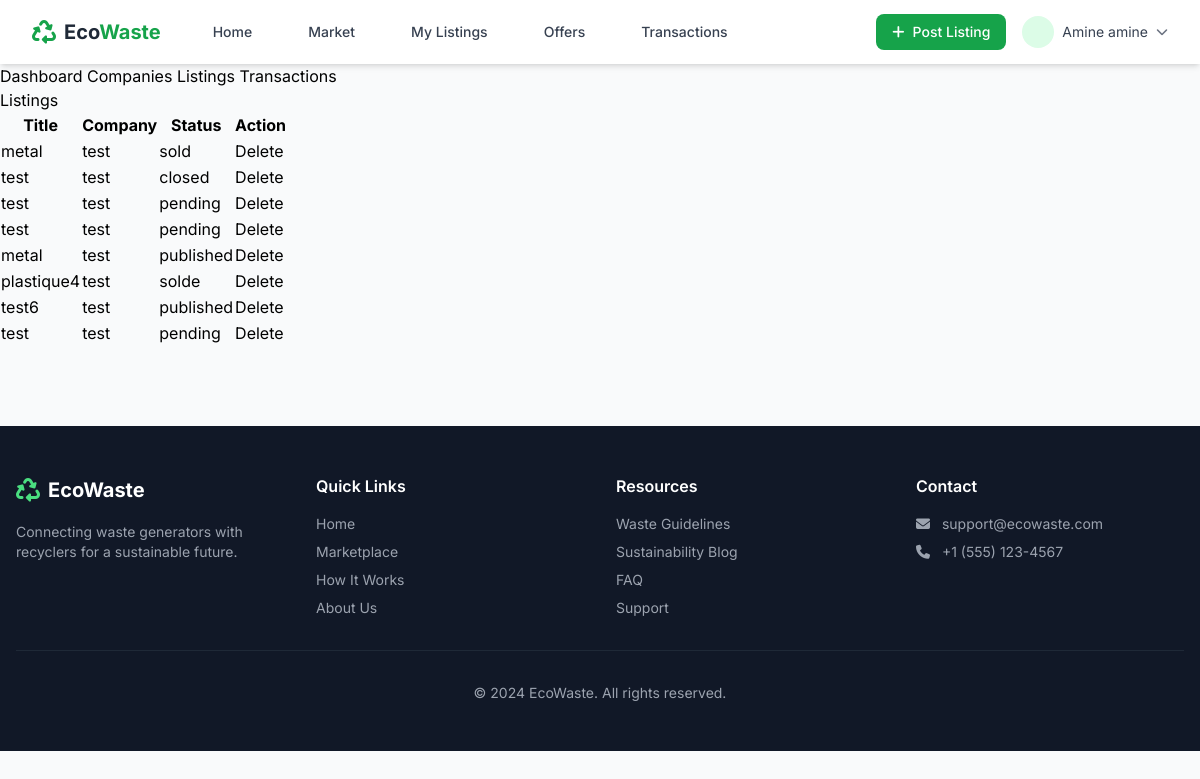
Screenshot of /admin/listings (signed in) with the database file from the repository.
### app/auth/models.py (models this page shows, shortened)
class User(db.Model,UserMixin):
    __tablename__ = 'user'
    id = db.Column(db.Integer(),primary_key=True)
    company_id = db.Column(db.Integer(),db.ForeignKey('company.id'))
    full_name = db.Column(db.String(length=30),nullable=False)
    phone = db.Column(db.String(length=30),nullable=False)
    email = db.Column(db.String(length=50),nullable=False,index=True)
    email_verified=db.Column(db.Boolean(),default=False)
    password_hash=db.Column(db.String(length=50),nullable=False)
    role = db.Column(db.String(length=30),nullable=False)  # owner, manager, employee
    authorized=db.Column(db.Boolean(),default=True)
    created_at = db.Column(db.DateTime(timezone=True), server_default=db.func.now())
    owned_company = db.relationship("Company", back_populates="users")
    items = db.relationship('Item', back_populates='owned_user',lazy=True)
    transactions_as_seller_manager = db.relationship('Transaction',foreign_keys='Transaction.seller_manager_id', back_populates='seller_manager',lazy=True)
    transactions_as_buyer_manager = db.relationship('Transaction',foreign_keys='Transaction.buyer_manager_id',  back_populates='buyer_manager',lazy=True)
    @property
    def password(self):
        return self.password

class Company(db.Model):
    id = db.Column(db.Integer(),primary_key=True)
    name = db.Column(db.String(length=30),nullable=False,unique=True)
    email = db.Column(db.String(200))
    phone = db.Column(db.String(50))
    website = db.Column(db.String(200))
    address = db.Column(db.String(length=30),nullable=False)
    country = db.Column(db.String(length=30),nullable=False)
    city = db.Column(db.String(length=30),nullable=False)
    company_type = db.Column(db.String(length=30),nullable=False) #generator, recycler, trader
    activity = db.Column(db.String(length=30),nullable=False)
    rc = db.Column(db.String(length=30))
    nif = db.Column(db.String(length=30))
    nis = db.Column(db.String(length=30))
    referal = db.Column(db.String(length=30))
    verified=db.Column(db.String(),default="pending")
    created_at = db.Column(db.DateTime(timezone=True), server_default=db.func.now())
    items = db.relationship('Item', back_populates='owned_company',lazy=True)
    users = db.relationship('User', back_populates='owned_company',lazy=True)
    buy_transactions=db.relationship('Transaction', back_populates='buyer_company',foreign_keys="Transaction.buyer_company_id",lazy=True)
    sell_transactions=db.relationship('Transaction', back_populates='seller_company',foreign_keys="Transaction.seller_company_id",lazy=True)
    offers = db.relationship("Offer",foreign_keys="Offer.sender_company_id",back_populates="sender_company",lazy=True)

### app/listings/models.py (models this page shows, shortened)
class Item(db.Model):
    id=db.Column(db.Integer(),primary_key=True)
    company_id= db.Column(db.Integer(),db.ForeignKey('company.id'))
    category_id= db.Column(db.Integer(),db.ForeignKey('category.id'))
    user_id=db.Column(db.Integer(),db.ForeignKey('user.id'))
    name=db.Column(db.String(length=30),nullable=False)
    description=db.Column(db.String(length=1024))
    unit= db.Column(db.String(length=30),nullable=False)
    quantity= db.Column(db.Integer(),nullable=False)
    price_negotiable = db.Column(db.Boolean, default=True)
    minimum_order = db.Column(db.Numeric(10, 2), default=0)
    views=db.Column(db.Integer())
    pickup_address=db.Column(db.String(length=30))
    pickup_city=db.Column(db.String(length=30))
    pickup_country=db.Column(db.String(length=30))
    sell_type=db.Column(db.String(length=30))
    price=db.Column(db.Integer(),nullable=False)
    status=db.Column(db.String(length=30),default="pending") #active/closed/sold
    expires_at= db.Column(db.DateTime())
    created_at = db.Column(db.DateTime(timezone=True), server_default=db.func.now())
    images=db.relationship('Image',backref='owned_item',lazy=True)
    offers=db.relationship('Offer',backref='owned_item',lazy=True)
    views=db.relationship('View',backref='owned_item',lazy=True)
    owned_user = db.relationship("User", back_populates="items")
    owned_company = db.relationship("Company", back_populates="items")
    owned_category=db.relationship("Category",back_populates="items")
    offers = db.relationship('Offer', back_populates='owned_offer',lazy=True)
    transactions = db.relationship('Transaction', back_populates='listing',lazy=True)
    images = db.relationship('Image', back_populates='owned_image',lazy=True)
    qualities = db.relationship('Item_quality_values', back_populates='owned_item',lazy=True)

### app/routes.py (the view)
@app.route("/admin/listings")
@login_required
def admin_listings_page():
    listings = Item.query.all()
    return render_template("admin/listings.html", listings=listings)

### app/auth/models.py (called while the page is built)
@login_manager.user_loader
def load_user(user_id):
    return User.query.get(int(user_id))

### app/templates/admin/listings.html (shortened to what this page needs)
{%extends'base.html' %}
{% block content%}
<div class="row">
    {% include 'admin/side_bar.html' %}
    <div class="col">
        <h3>Listings</h3>
<table class="table">
<tr>
<th>Title</th>
<th>Company</th>
<th>Status</th>
<th>Action</th>
</tr>
{% for l in listings %}
<tr>
<td>{{ l.name }}</td>
<td>{{ l.owned_company.name }}</td>
<td>{{ l.status }}</td>
<td>
<a href="/admin/listing/{{ l.id }}/delete" class="btn btn-danger btn-sm">
Delete
</a>
</td>
</tr>
{% endfor %}
</table>
    </div>
</div>
{% endblock%}

### app/templates/base.html (shortened to what this page needs)
<!DOCTYPE html>
<html lang="en">
<head>
    <script src="https://cdn.tailwindcss.com"></script>
    <link rel="stylesheet" href="https://cdnjs.cloudflare.com/ajax/libs/font-awesome/6.4.0/css/all.min.css">
</head>
<body class="bg-gray-50">
    <nav class="bg-white shadow-md sticky top-0 z-50">
        <div class="max-w-7xl mx-auto px-4 sm:px-6 lg:px-8">
            <div class="flex justify-between h-16">
                <div class="flex items-center">
                    <a href="{{ url_for('dashboard_page') }}" class="flex items-center space-x-2">
                        <i class="fas fa-recycle text-2xl text-green-600"></i>
                        <span class="font-bold text-xl text-gray-800">Eco<span class="text-green-600">Waste</span></span>
                    </a>
                    <div class="hidden md:flex ml-10 space-x-8">
                        <a href="{{ url_for('home_page') }}" class="text-gray-700 hover:text-green-600 px-3 py-2 text-sm font-medium {% if request.endpoint == 'main.index' %}text-green-600 border-b-2 border-green-600{% endif %}">
                            Home
                        </a>
                        <a  href="{{url_for('listings.market_category')}}" class="text-gray-700 hover:text-green-600 px-3 py-2 text-sm font-medium ">
                            Market
                        </a>
                        {% if current_user.is_authenticated %}
                        <a href="{{ url_for('listings.listings') }}" class="text-gray-700 hover:text-green-600 px-3 py-2 text-sm font-medium">
                            My Listings
                        </a>
                        <a href="{{ url_for('offers_page') }}" class="text-gray-700 hover:text-green-600 px-3 py-2 text-sm font-medium">
                            Offers
                        </a>
                        <a href="{{ url_for('transactions_page') }}" class="text-gray-700 hover:text-green-600 px-3 py-2 text-sm font-medium">
                            Transactions
                        </a>
                        {% endif %}
                    </div>
                </div>
                <div class="flex items-center space-x-4">
                    {% if current_user.is_authenticated %}
                    <a href="{{ url_for('listings.post',category_id=1) }}" class="bg-green-600 text-white px-4 py-2 rounded-lg text-sm font-medium hover:bg-green-700 transition">
                        <i class="fas fa-plus mr-2"></i>Post Listing
                    </a>
                    <div class="relative group">
                        <button class="flex items-center space-x-2 focus:outline-none">
                            {% if current_user.avatar_url %}
                            <img src="{{ current_user.avatar_url }}" class="w-8 h-8 rounded-full object-cover">
                            {% else %}
                            <div class="w-8 h-8 rounded-full bg-green-100 flex items-center justify-center">
                            </div>
                            {% endif %}
                            <span class="text-sm text-gray-700 hidden md:inline">{{ current_user.full_name }}</span>
                            <i class="fas fa-chevron-down text-xs text-gray-500"></i>
                        </button>
                    </div>
                    {% endif %}
                </div>
            </div>
        </div>
    </nav>
    <main>
        {% block content %}{% endblock %}
    </main>
    <footer class="bg-gray-900 text-white mt-20">
        <div class="max-w-7xl mx-auto px-4 py-12">
            <div class="grid grid-cols-1 md:grid-cols-4 gap-8">
                <div>
                    <div class="flex items-center space-x-2 mb-4">
                        <i class="fas fa-recycle text-2xl text-green-400"></i>
                        <span class="font-bold text-xl">EcoWaste</span>
                    </div>
                    <p class="text-gray-400 text-sm">Connecting waste generators with recyclers for a sustainable future.</p>
                </div>
                <div>
                    <h3 class="font-semibold mb-4">Quick Links</h3>
                    <ul class="space-y-2 text-sm text-gray-400">
                        <li><a href="{{ url_for('home_page') }}" class="hover:text-green-400">Home</a></li>
                        <li><a href="{{ url_for('listings.market_category') }}" class="hover:text-green-400">Marketplace</a></li>
                        <li><a href="#" class="hover:text-green-400">How It Works</a></li>
                        <li><a href="#" class="hover:text-green-400">About Us</a></li>
                    </ul>
                </div>
                <div>
                    <h3 class="font-semibold mb-4">Resources</h3>
                    <ul class="space-y-2 text-sm text-gray-400">
                        <li><a href="#" class="hover:text-green-400">Waste Guidelines</a></li>
                        <li><a href="#" class="hover:text-green-400">Sustainability Blog</a></li>
                        <li><a href="#" class="hover:text-green-400">FAQ</a></li>
                        <li><a href="#" class="hover:text-green-400">Support</a></li>
                    </ul>
                </div>
                <div>
                    <h3 class="font-semibold mb-4">Contact</h3>
                    <ul class="space-y-2 text-sm text-gray-400">
                        <li><i class="fas fa-envelope mr-2"></i> support@ecowaste.com</li>
                        <li><i class="fas fa-phone mr-2"></i> +1 (555) 123-4567</li>
                    </ul>
                </div>
            </div>
            <div class="border-t border-gray-800 mt-8 pt-8 text-center text-sm text-gray-400">
                <p>&copy; 2024 EcoWaste. All rights reserved.</p>
            </div>
        </div>
    </footer>
</body>
</html>

### app/templates/base.html (style rules this page uses)
* { font-family: 'Inter', sans-serif; }

### rows the page displays
User: full_name "Amine amine"
Item: name "metal", owned_company.name "test", status "sold"
Item: name "test", owned_company.name "test", status "closed"
Item: name "test", owned_company.name "test", status "pending"
Item: name "test", owned_company.name "test", status "pending"
Item: name "metal", owned_company.name "test", status "published"
Item: name "plastique4", owned_company.name "test", status "solde"
Item: name "test6", owned_company.name "test", status "published"
Item: name "test", owned_company.name "test", status "pending"
